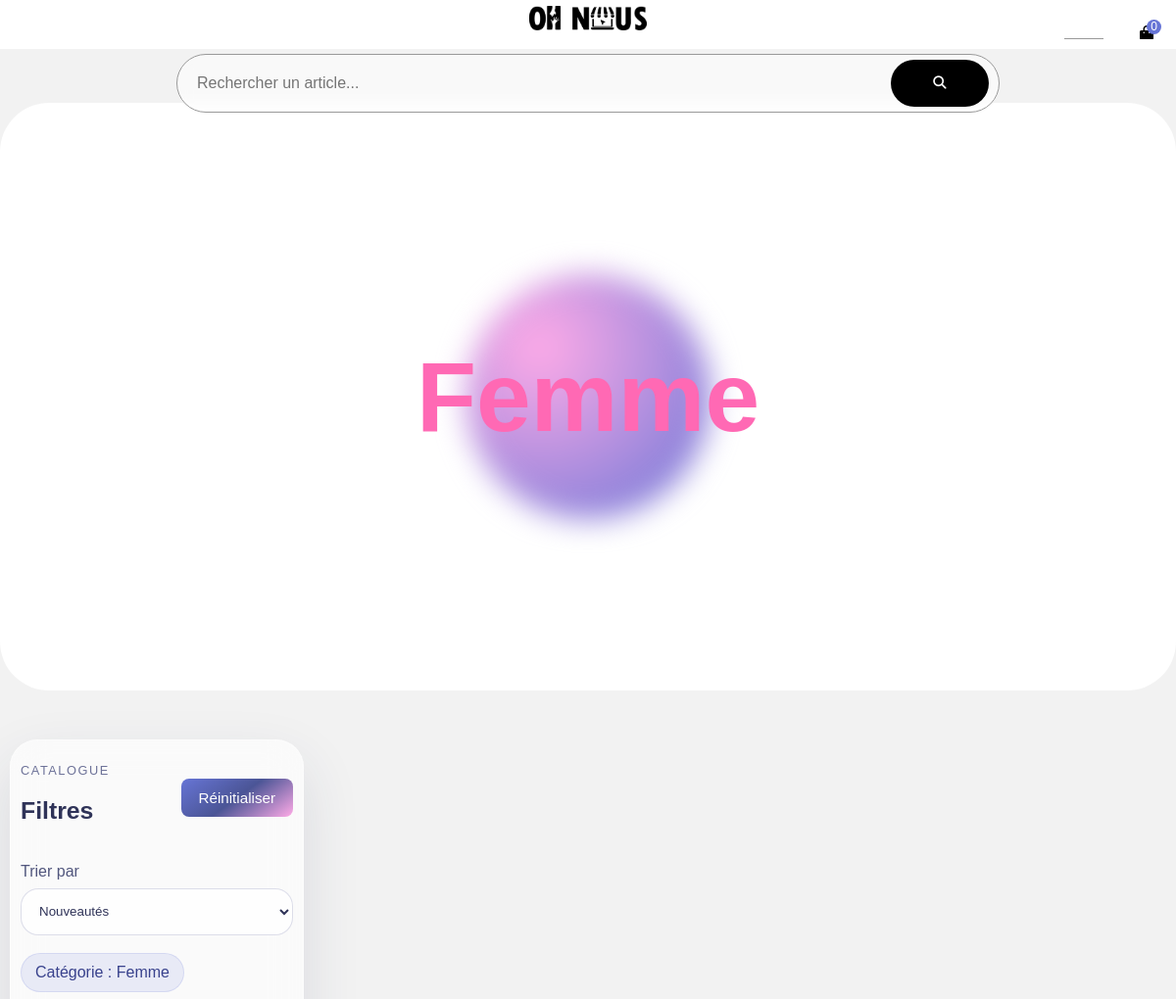
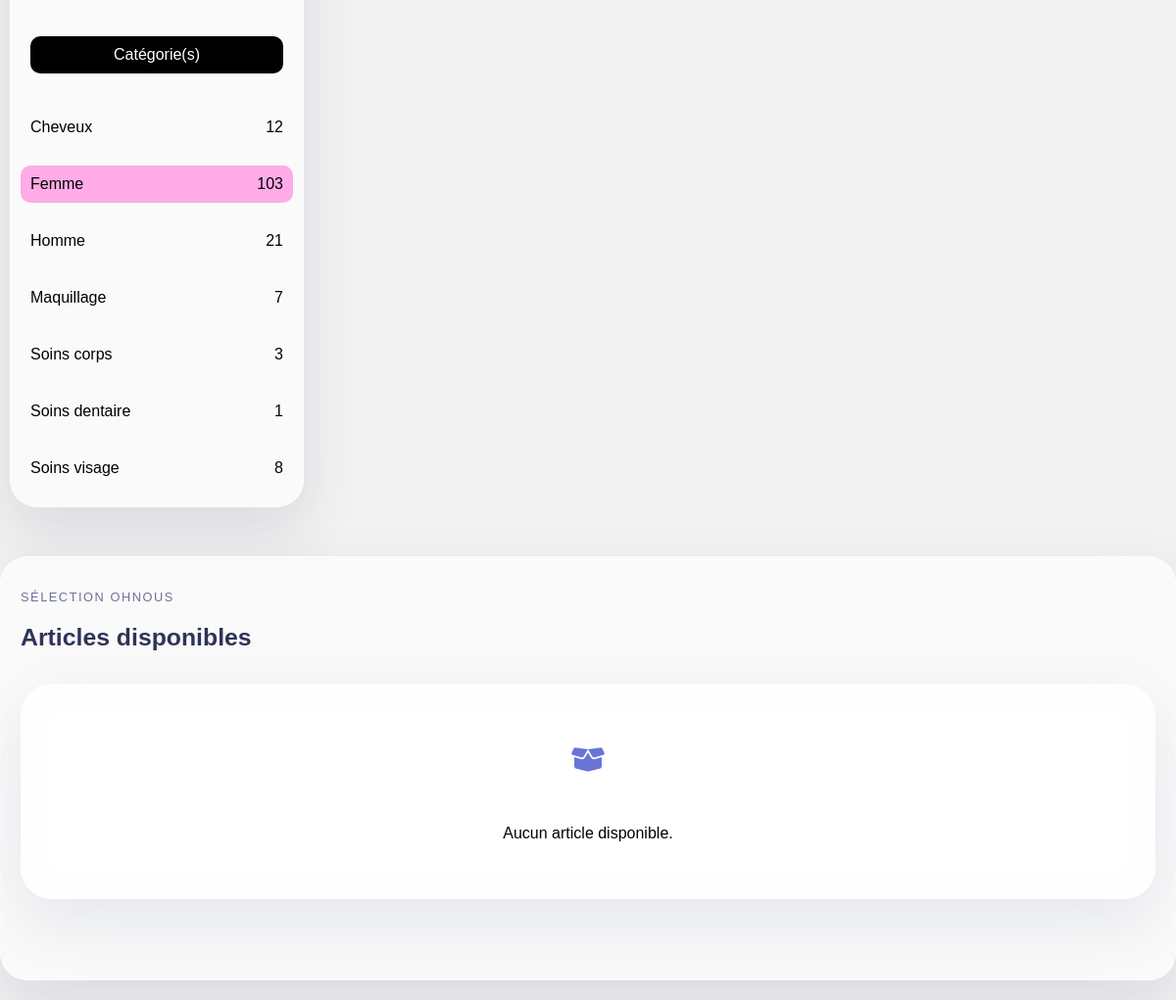
/shop?categorie=femme, run on the app's committed database (2 pictures, top to bottom).
### tables this page shows
CREATE TABLE IF NOT EXISTS `categorie` (
  `id` int NOT NULL AUTO_INCREMENT,
  `nom` text,
  `slug` text,
  `date_ajout` datetime NOT NULL DEFAULT CURRENT_TIMESTAMP,
  PRIMARY KEY (`id`)
);

### classes/View.php (called while the page is built, shortened)
<?php
    class View {
        private $template;
        public function __construct($template)
        {
            $this->template = $template;
        }
        public function render($title_page = 'OhNous')
        {
            $template = $this->template;
            include_once MODEL.'select.php';
            include_once FONCTION.'fonctions.php';
            $templatePath = VIEW . $template;
            if (substr($templatePath, -4) !== '.php') {
                $templatePath .= '.php';
            }
            include_once $templatePath;
            include_once VIEW . '_gabarit.php';
        }
    }
?>

### controller/Home.php (called while the page is built, shortened)
<?php
    class home
    {
        public function showArticles ()
        {
            $myView = new View('articles');
            $myView->render('Shop | OhNous');
        }
        public function showShop ()
        {
            $this->showArticles();
        }
    }
?>

### index.php (called while the page is built, shortened)
<?php
$request = trim($_GET['r'] ?? '', '/');
$routeur = new Routeur($request);
$routeur->renderController();
?>

### model/select.php (called while the page is built, shortened)
<?php
    function select_bdd($bdd, $base, $where = null, $limit = null, $offset = 0, $order = null, $random = false)
    {
        $request = "SELECT * FROM $base";
        if ($where !== null) {
            $request .= " WHERE " . $where;
        }
        if ($random) {
            $request .= " ORDER BY RAND()";
        } elseif ($order !== null) {
            $request .= " ORDER BY " . $order;
        }
        $stmt = $bdd->prepare($request);
        $stmt->execute();
        return $stmt->fetchAll(PDO::FETCH_ASSOC);
    }
?>

### fonctions/fonctions.php (called while the page is built, shortened)
<?php
    function ohnous_js_html_arg($value)
    {
        return htmlspecialchars(
            json_encode($value, JSON_UNESCAPED_UNICODE | JSON_UNESCAPED_SLASHES),
            ENT_QUOTES,
            'UTF-8'
        );
    }
?>

### view/articles.php (the view, shortened to what this page needs)
<?php
    function ohnous_find_term_by_slug($table, $slug)
    {
        global $bdd;
        $slug = trim((string)$slug);
        $stmt = $bdd->prepare("SELECT * FROM {$table} WHERE slug = :slug LIMIT 1");
        $stmt->bindValue(':slug', $slug, PDO::PARAM_STR);
        $stmt->execute();
        $row = $stmt->fetch(PDO::FETCH_ASSOC);
        return $row ?: null;
    }
    $selectedCategory = $GLOBALS['categorie'] ?? null;
    $selectedType = $GLOBALS['types'] ?? null;
    $selectedSize = $GLOBALS['tailles'] ?? null;
    if(!$selectedCategory && isset($_GET['categorie']))
    {
        $selectedCategory = ohnous_find_term_by_slug('categorie', $_GET['categorie']);
    }
    $selectedPrice = trim((string)($_GET['prix'] ?? ''));
    $priceRanges = ohnous_get_price_filter_ranges();
    $selectedPriceLabel = isset($priceRanges[$selectedPrice]) ? $priceRanges[$selectedPrice]['label'] : '';
    $categories = select_bdd($bdd, "categorie", null, null, 0, "nom", false);
    $lookup = [
        'categories' => [],
        'types' => [],
        'tailles' => [],
    ];
    foreach(select_bdd($bdd, "categorie", null, null, 0, "nom", false) as $row)
    {
        $lookup['categories'][$row['slug']] = [
            'id' => (int)$row['id'],
            'nom' => $row['nom']
        ];
    }
    $initialState = [
        'categorie_id' => (int)($selectedCategory['id'] ?? 0),
        'categorie_nom' => (string)($selectedCategory['nom'] ?? ''),
        'categorie_slug' => (string)($selectedCategory['slug'] ?? ''),
        'type_id' => (int)($selectedType['id'] ?? 0),
        'type_nom' => (string)($selectedType['nom'] ?? ''),
        'type_slug' => (string)($selectedType['slug'] ?? ''),
        'taille_id' => (int)($selectedSize['id'] ?? 0),
        'taille_nom' => (string)($selectedSize['nom'] ?? ''),
        'taille_slug' => (string)($selectedSize['slug'] ?? ''),
        'prix' => $selectedPrice,
        'prix_label' => $selectedPriceLabel,
        'query' => trim((string)($_GET['query'] ?? '')),
        'order' => trim((string)($_GET['order'] ?? 'date_desc')),
    ];
    $initialTitle = 'Shop';
    if($initialState['query'] !== '')
    {
        $initialTitle = $initialState['query'];
    }
    elseif($initialState['categorie_nom'] !== '' || $initialState['type_nom'] !== '' || $initialState['taille_nom'] !== '' || $initialState['prix_label'] !== '')
    {
        $parts = array_filter([
            $initialState['categorie_nom'],
            $initialState['type_nom'],
            $initialState['taille_nom'],
            $initialState['prix_label'],
        ]);
        $initialTitle = implode(' • ', $parts);
    }
?>
<div class="intro-hero sans_categorie">
    <div class="blob-bg"></div>
    <div class="intro-text">
        <h1><span id="changing-word-container"><span id="changing-word"><?= htmlspecialchars($initialTitle, ENT_QUOTES, 'UTF-8') ?></span></span></h1>
    </div>
</div>
<section class="parent_container_affiche_produit shop-catalog-page" id="shop_catalog_page">
    <aside class="container_filtre_produit">
        <div class="sous_container_filtre_produit shop-filter-panel">
            <div class="shop-filter-head">
                <div>
                    <p class="shop-filter-head__eyebrow">Catalogue</p>
                    <h2 class="shop-filter-head__title">Filtres</h2>
                </div>
                <a href="/shop" class="btn_voir_plus shop-reset-button null" id="shop_reset_button">Réinitialiser</a>
            </div>
            <div class="shop-toolbar">
                <label class="shop-toolbar__field" for="article_sort_order">
                    <span>Trier par</span>
                    <select id="article_sort_order">
                        <option value="date_desc"<?= $initialState['order'] === 'date_desc' ? ' selected' : '' ?>>Nouveautés</option>
                    </select>
                </label>
            </div>
            <div class="shop-filters-summary null" id="shop_filters_summary"></div>
            <div class="div_liste_filtre_produit" id="div_filtre_categories">
                <div class="titre_liste_filtre_produit"><p>Catégorie(s)</p></div>
                <div class="liste_filtre_produit">
                    <div class="div_detail_liste_filtre_produit" id="details_filtre_categories">
                        <?php foreach($categories as $category): ?>
                            <?php
                                $categoryArticles = select_bdd($bdd, "categorie_article", "categorie = '".(int)$category['id']."'", null, 0, null, false);
                                $count = 0;
                                foreach($categoryArticles as $categoryArticle)
                                {
                                    $detailArticle = only_select("articles", "id = '".(int)$categoryArticle['article']."'", null, null);
                                    if($detailArticle && ohnous_is_article_visible($detailArticle))
                                    {
                                        $count++;
                                    }
                                }
                                if($count === 0)
                                {
                                    continue;
                                }
                                $active = ((int)$initialState['categorie_id'] === (int)$category['id']) ? 'active' : '';
                            ?>
                            <div class="detail_liste_filtre_produit <?= $active ?> js_detail_liste_filtre_produit js_detail_liste_filtre_produit_<?= (int)$category['id'] ?>" onclick="return filtre_categorie(<?= (int)$category['id'] ?>, <?= ohnous_js_html_arg($category['nom']) ?>, <?= ohnous_js_html_arg($category['slug']) ?>)">
                                <div class="nom"><?= htmlspecialchars($category['nom'], ENT_QUOTES, 'UTF-8') ?></div>
                                <div class="nombre"><?= $count ?></div>
                            </div>
                        <?php endforeach; ?>
                    </div>
                </div>
            </div>
        </div>
    </aside>
    <div class="container_affiche_produit vue_article shop-results-shell">
        <div class="shop-results-head">
            <div>
                <p class="shop-results-head__eyebrow">Sélection Ohnous</p>
                <h2 class="shop-results-head__title">Articles disponibles</h2>
            </div>
        </div>
        <div class="shop-empty-state null" id="articles_empty_state">
            <div class="empty-liquid-state">
                <div class="empty-liquid-state__icon"><i class="fa-solid fa-box-open"></i></div>
                <p>Aucun article disponible.</p>
            </div>
        </div>
    </div>
</section>

### data on the page
categorie: nom "Cheveux", count "12"
categorie: nom "Femme", count "103"
categorie: nom "Homme", count "21"
categorie: nom "Maquillage", count "7"
categorie: nom "Soins corps", count "3"
categorie: nom "Soins dentaire", count "1"
categorie: nom "Soins visage", count "8"

### other printed values
$nombre_article "0"
